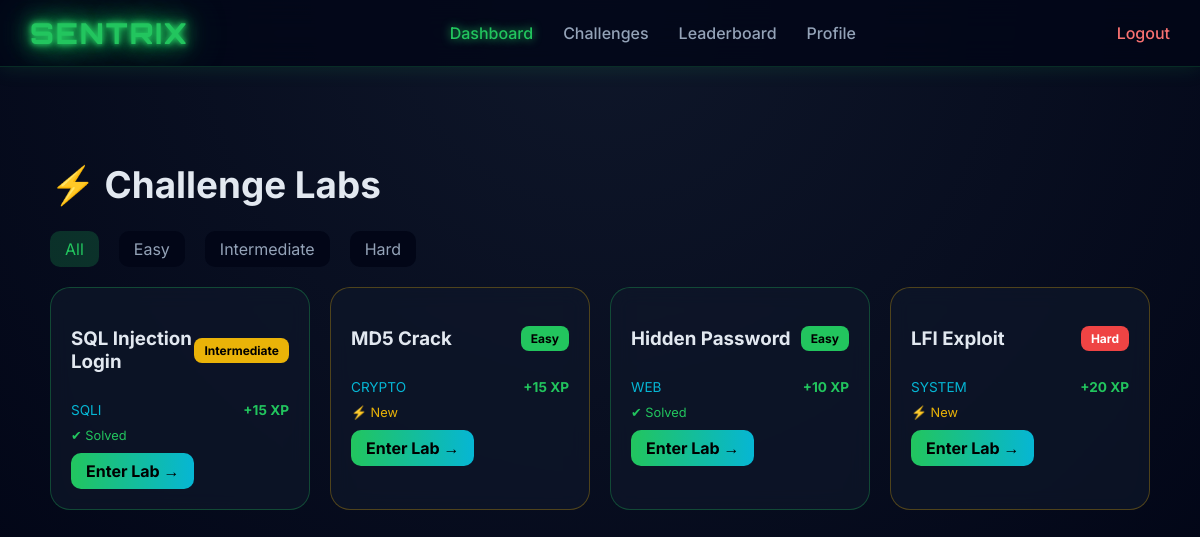
/public/challenges.php, run on the app's committed database.
### tables this page shows
CREATE TABLE `challenges` (
  `id` int(11) NOT NULL,
  `title` varchar(255) DEFAULT NULL,
  `description` text DEFAULT NULL,
  `type` varchar(50) DEFAULT NULL,
  `difficulty` varchar(20) DEFAULT NULL,
  `points` int(11) DEFAULT 10,
  `correct_answer` varchar(255) DEFAULT NULL,
  `explanation` text DEFAULT NULL,
  `created_at` timestamp NOT NULL DEFAULT current_timestamp()
);

### app/models/Challenge.php (called while the page is built, shortened)
<?php
class Challenge {
    private $conn;
    public function __construct($db) {
        $this->conn = $db;
    }
    public function getAll() {
        $stmt = $this->conn->prepare("SELECT * FROM challenges");
        $stmt->execute();
        return $stmt->fetchAll(PDO::FETCH_ASSOC);
    }
}

### public/challenges.php (the view, shortened to what this page needs)
<?php
require_once __DIR__ . '/../views/header.php';
require_once __DIR__ . '/../app/models/Challenge.php';
$db = new Database();
$conn = $db->connect();
$challengeModel = new Challenge($conn);
$difficulty = $_GET['difficulty'] ?? 'all';
if ($difficulty === 'all') {
    $challenges = $challengeModel->getAll();
} else {
    $challenges = $challengeModel->getByDifficulty($difficulty);
}
?>
<main class="ix-container">
<h1 class="ix-title">⚡ Challenge Labs</h1>
<div class="challenge-filter">
  <a href="?difficulty=all" class="filter-btn <?= $difficulty=='all'?'active':'' ?>">All</a>
  <a href="?difficulty=easy" class="filter-btn <?= $difficulty=='easy'?'active':'' ?>">Easy</a>
  <a href="?difficulty=intermediate" class="filter-btn <?= $difficulty=='intermediate'?'active':'' ?>">Intermediate</a>
  <a href="?difficulty=hard" class="filter-btn <?= $difficulty=='hard'?'active':'' ?>">Hard</a>
</div>
<div class="challenge-grid">
<?php foreach ($challenges as $c):
  $cardDifficulty = strtolower($c['difficulty'] ?? 'easy');
  $points = $c['points'] ?? 10;
  $status = rand(0,1) ? "solved" : "new";
?>
  <div class="challenge-card <?= $status ?>">
    <div class="challenge-header">
      <h3><?= htmlspecialchars($c['title']) ?></h3>
      <span class="badge <?= $cardDifficulty ?>">
        <?= ucfirst($cardDifficulty) ?>
      </span>
    </div>
    <div class="challenge-meta">
      <span class="type"><?= strtoupper($c['type']) ?></span>
      <span class="points">+<?= $points ?> XP</span>
    </div>
    <div class="challenge-status <?= $status ?>">
      <?= $status === 'solved' ? '✔ Solved' : '⚡ New' ?>
    </div>
    <a href="/Sentrix/public/challenge.php?id=<?= $c['id'] ?>" class="challenge-btn">
      Enter Lab →
    </a>
  </div>
<?php endforeach; ?>
</div>
</main>
<?php require_once __DIR__ . '/../views/footer.php'; ?>

### views/header.php (shortened to what this page needs)
<!DOCTYPE html>
<html>
<head>
  <link rel="stylesheet" href="/sentrix/css/style.css?v=99">
</head>
<body>
<nav class="nav">
  <div class="nav-left">
    <span class="logo">SENTRIX</span>
  </div>
  <div class="nav-center">
    <a href="/Sentrix/public/index.php" class="nav-link active">Dashboard</a>
    <a href="/Sentrix/public/challenges.php" class="nav-link">Challenges</a>
    <a href="/Sentrix/public/leaderboard.php" class="nav-link">Leaderboard</a>
    <a href="/Sentrix/public/profile.php" class="nav-link">Profile</a>
  </div>
  <div class="nav-right">
    <a href="logout.php" class="nav-link logout">Logout</a>
  </div>
</nav>
<div class="content">

### views/footer.php (shortened to what this page needs)
</div>
</body>
</html>

### css/style.css (style rules this page uses)
body { margin: 0; font-family: 'Inter', sans-serif; background: radial-gradient(circle at top, #0f172a, #020617); color: #e2e8f0; overflow-x: hidden; }
.ix-container { max-width: 1200px; margin: auto; padding: 40px 20px; }
.ix-title { font-size: 2.3rem; font-weight: 700; }
.nav { overflow: hidden; position: sticky; top: 0; z-index: 1000; display: flex; justify-content: space-between; align-items: center; padding: 15px 30px; background: rgba(2, 6, 23, 0.8); backdrop-filter: blur(15px); border-bottom: 1px solid rgba(34,197,94,0.2); box-shadow: 0 0 20px rgba(34,197,94,0.15); }
.logo { font-family: 'Orbitron', sans-serif; font-size: 1.8rem; font-weight: 800; letter-spacing: 2px; color: #22c55e; text-shadow: 0 0 5px #22c55e, 0 0 10px #22c55e, 0 0 20px #22c55e, 0 0 40px #22c55e; }
.nav-center { display: flex; gap: 30px; }
.nav-link { position: relative; text-decoration: none; color: #94a3b8; font-weight: 500; transition: 0.3s; }
.nav-link::after { content: ''; position: absolute; bottom: -5px; left: 0; width: 0%; height: 2px; background: #22c55e; box-shadow: 0 0 10px #22c55e; transition: 0.3s; }
.nav-link.active { color: #22c55e; text-shadow: 0 0 10px #22c55e; }
.logout { color: #f87171; }
.content { padding: 30px; }
.challenge-filter { margin-bottom: 20px; display: flex; gap: 10px; }
.challenge-grid { display: grid; grid-template-columns: repeat(auto-fit, minmax(250px, 1fr)); gap: 20px; }
.challenge-card { background: rgba(15, 23, 42, 0.7); border: 1px solid rgba(255,255,255,0.05); backdrop-filter: blur(10px); border-radius: 20px; padding: 20px; transition: 0.3s; }
.challenge-header { display: flex; justify-content: space-between; align-items: center; }
.challenge-btn { display: inline-block; padding: 8px 15px; border-radius: 10px; background: linear-gradient(90deg,#22c55e,#06b6d4); color: black; text-decoration: none; font-weight: bold; }
.badge { padding: 5px 10px; border-radius: 8px; font-size: 0.75rem; font-weight: bold; }
.badge.easy { background: #22c55e; color: black; }
.badge.intermediate { background: #eab308; color: black; }
.badge.hard { background: #ef4444; color: white; }
.challenge-meta { display: flex; justify-content: space-between; margin: 10px 0; font-size: 0.85rem; }
.challenge-meta .type { color: #06b6d4; }
.challenge-meta .points { color: #22c55e; font-weight: bold; }
.challenge-status { font-size: 0.8rem; margin-bottom: 10px; }
.challenge-status.solved { color: #22c55e; }
.challenge-status.new { color: #eab308; }
.challenge-card.solved { border: 1px solid rgba(34,197,94,0.3); }
.challenge-card.new { border: 1px solid rgba(234,179,8,0.3); }
.filter-btn { padding: 8px 15px; border-radius: 10px; background: #020617; color: #94a3b8; text-decoration: none; margin-right: 10px; transition: 0.3s; }
.filter-btn.active { color: #22c55e; background: rgba(34,197,94,0.2); }

### data on the page
challenges: title "SQL Injection Login", difficulty "Intermediate", type "SQLI", points "15", shows "✔ Solved"
challenges: title "MD5 Crack", difficulty "Easy", type "CRYPTO", points "15", shows "⚡ New"
challenges: title "Hidden Password", difficulty "Easy", type "WEB", points "10", shows "✔ Solved"
challenges: title "LFI Exploit", difficulty "Hard", type "SYSTEM", points "20", shows "⚡ New"
